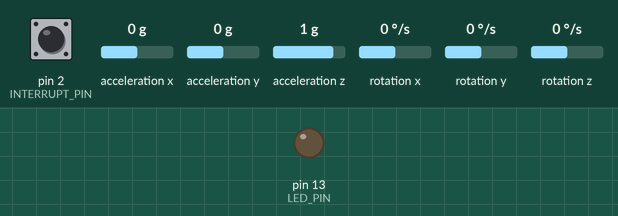
Bench run of a sketch on a simulated Arduino Uno, built with avr-gcc and run on an emulated ATmega328P. Parts: output pins drawn as LEDs (lit = HIGH). Dashed ring = blinking. The test bench sets the inputs (shaded band); at power-on: pin 2 (INTERRUPT_PIN) LOW, acceleration x 0 g, acceleration y 0 g, acceleration z 1 g, rotation x 0 °/s, rotation y 0 °/s, rotation z 0 °/s. The sensor or clock chip raises its interrupt line as the real part does; what the sketch prints to the serial monitor is not drawn.

Above: at 0.1 s.
At 0.68 s:
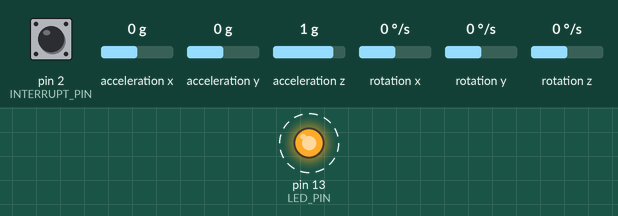
Timing chart, 0 to 3.5 s (numbered marks = the images above):
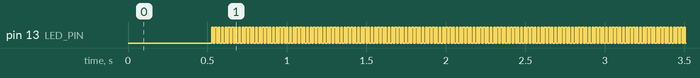

The sketch:

IMU_cutdown.ino
```cpp
#include "I2Cdev.h"
#include "MPU6050_6Axis_MotionApps20.h"
#include "Wire.h"

#define M_PI   3.14159265358979323846264338327950288

// class default I2C address is 0x68
// specific I2C addresses may be passed as a parameter here
// AD0 low = 0x68 (default for SparkFun breakout and InvenSense evaluation board)
// AD0 high = 0x69
MPU6050 mpu; //MPU6050 mpu(0x69); <-- use for AD0 high


#define INTERRUPT_PIN 2
#define LED_PIN 13 // (Arduino is 13, Teensy is 11, Teensy++ is 6)
bool blinkState = false;

// MPU control/status vars
bool dmpReady = false;  // set true if DMP init was successful
uint8_t mpuIntStatus;   // holds actual interrupt status byte from MPU
uint8_t devStatus;      // return status after each device operation (0 = success, !0 = error)
uint16_t packetSize;    // expected DMP packet size (default is 42 bytes)
uint16_t fifoCount;     // count of all bytes currently in FIFO
uint8_t fifoBuffer[64]; // FIFO storage buffer

// orientation/motion vars
Quaternion q;           // [w, x, y, z]         quaternion container
VectorFloat gravity;    // [x, y, z]            gravity vector
float ypr[3];           // [yaw, pitch, roll]   yaw/pitch/roll container and gravity vector


volatile bool mpuInterrupt = false;     // indicates whether MPU interrupt pin has gone high
void dmpDataReady() {
    mpuInterrupt = true;
}


void setup() {

    Wire.begin();
    Wire.setClock(400000);

    Serial.begin(115200);
    while (!Serial);

    Serial.println(F("Initializing I2C devices..."));
    mpu.initialize();
    pinMode(INTERRUPT_PIN, INPUT);

    // verify connection
    Serial.println(F("Testing device connections..."));
    Serial.println(mpu.testConnection() ? F("MPU6050 connection successful") : F("MPU6050 connection failed"));

    // load and configure the DMP
    Serial.println(F("Initializing DMP..."));
    devStatus = mpu.dmpInitialize();

    // supply your own gyro offsets here, scaled for min sensitivity
    mpu.setXGyroOffset(220);
    mpu.setYGyroOffset(76);
    mpu.setZGyroOffset(-85);
    mpu.setZAccelOffset(1788);

    // make sure it worked (returns 0 if so)
    if (devStatus == 0)
    {
        Serial.println(F("Enabling DMP..."));
        mpu.setDMPEnabled(true);

        // enable Arduino interrupt detection
        Serial.println(F("Enabling interrupt detection (Arduino external interrupt 0)..."));
        attachInterrupt(digitalPinToInterrupt(INTERRUPT_PIN), dmpDataReady, RISING);
        mpuIntStatus = mpu.getIntStatus();

        // set our DMP Ready flag so the main loop() function knows it's okay to use it
        Serial.println(F("DMP ready! Waiting for first interrupt..."));
        dmpReady = true;

        // get expected DMP packet size for later comparison
        packetSize = mpu.dmpGetFIFOPacketSize();
    }

    else
    {

        Serial.print(F("DMP Initialization failed (code "));
          // 1 = initial memory load failed
          // 2 = DMP configuration updates failed
        Serial.print(devStatus);
        Serial.println(F(")"));
    }

    // configure LED for output
    pinMode(LED_PIN, OUTPUT);
}


void loop() {
    if (!dmpReady) return;

    while (!mpuInterrupt && fifoCount < packetSize) {

        // other program behavior stuff here

    }


    mpuInterrupt = false; // reset interrupt flag and get INT_STATUS byte
    mpuIntStatus = mpu.getIntStatus();

    // get current FIFO count
    fifoCount = mpu.getFIFOCount();


    if ((mpuIntStatus & 0x10) || fifoCount == 1024)
    {
        mpu.resetFIFO();
        Serial.println(F("FIFO overflow!"));
    }

    else if (mpuIntStatus & 0x02)
    {
        while (fifoCount < packetSize) fifoCount = mpu.getFIFOCount();
        mpu.getFIFOBytes(fifoBuffer, packetSize);
        fifoCount -= packetSize;

            mpu.dmpGetQuaternion(&q, fifoBuffer);
            mpu.dmpGetGravity(&gravity, &q);
            mpu.dmpGetYawPitchRoll(ypr, &q, &gravity);
            Serial.print("ypr\t");
            Serial.print(ypr[0] * 180/M_PI);
            Serial.print("\t");
            Serial.print(ypr[1] * 180/M_PI);
            Serial.print("\t");
            Serial.println(ypr[2] * 180/M_PI);
            Serial.println(mpuInterrupt);


        blinkState = !blinkState; // blink LED to indicate activity
        digitalWrite(LED_PIN, blinkState);
    }
}
```

Measured:
- by itself, pin 13 (LED_PIN): alternates HIGH for 0.01 s and LOW for 0.01 s
